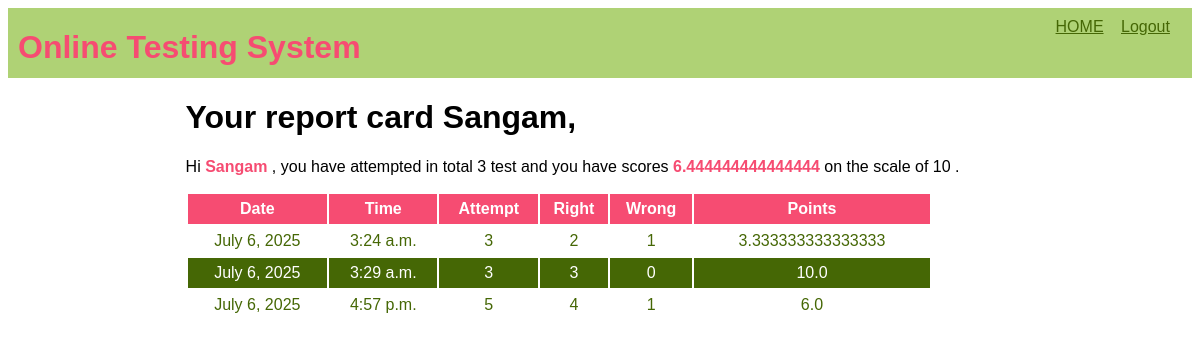
Screenshot of /Ots/test-history (signed in) with the database file from the repository.
### Ots/models.py (models this page shows)
class Candidate(models.Model):
    username=models.CharField(primary_key=True,max_length=20)
    password=models.CharField(null=False,max_length=30)
    name=models.CharField(null=False,max_length=30)
    test_attempt=models.IntegerField(default=0)
    points=models.FloatField(default=0.0)

class Result(models.Model):
    resultid=models.BigAutoField(primary_key=True,auto_created=True)
    username=models.ForeignKey(Candidate,on_delete=models.CASCADE)
    date=models.DateField(auto_now=True)
    time=models.TimeField(auto_now=True)
    attempt=models.IntegerField()
    right=models.IntegerField()
    wrong=models.IntegerField()
    points=models.FloatField()

### Ots/views.py (the view)
# urls.py: path('test-history',testResultHistory,name='testHistory'),
def testResultHistory(request):
    if 'name' not in request.session.keys():
        res=HttpResponseRedirect("login")
    candidate=Candidate.objects.filter(username=request.session['username'])
    results=Result.objects.filter(username_id=candidate[0].username)
    context={'candidate':candidate[0],'results':results}
    res=render(request,'candidate_history.html',context)
    return res

### Ots/templates/candidate_history.html (shortened to what this page needs)
{% extends 'main.html' %}
{% block top%}
<a href="{% url 'Ots:home' %}">HOME</a>
<a href="{% url 'Ots:logout' %}">Logout</a>
{% endblock %}
{%block content%}
<h1>Your report card {{candidate.name}},</h1>
<p>Hi <span class="special">{{candidate.name}}</span> , you have attempted in total <span class="sepcial"> {{candidate.test_attempt}} </span> test and you have scores <span class="special"> {{candidate.points}} </span> on the scale of 10 .</p>
<table>
    <tr>
        <th>Date</th>
        <th>Time</th>
        <th>Attempt</th>
        <th>Right</th>
        <th>Wrong</th>
        <th>Points</th>
    </tr>
    {% for r in results %}
    <tr>
        <td>{{r.date}}</td>
        <td>{{r.time}}</td>
        <td>{{r.attempt}}</td>
        <td>{{r.right}}</td>
        <td>{{r.wrong}}</td>
        <td>{{r.points}}</td>
    </tr>
    {% endfor %}
</table>
{%endblock content%}

### Ots/static/theme.css (style rules this page uses)
* { font-family: 'Gill Sans', 'Gill Sans MT', Calibri, 'Trebuchet MS', sans-serif; }
.top div.menu a { color: #456705; display: inline-block; min-width: 51px; margin-right: 10px; }
table { width: 90%; }
table tr:nth-child(odd) { background-color: #456705; color: white; height: 30px; }
table tr:nth-child(even) { background-color: white; color: #456705; height: 30px; }
table th { background-color: #f64c72; }
table td { text-align: center; }
span.special { color:#f64c72; font-weight: bold; }

### rows the page displays
Candidate: name "Sangam", test_attempt "3", points "6.444444444444444"
Result: date "July 6, 2025", time "3:24 a.m.", attempt "3", right "2", wrong "1", points "3.333333333333333"
Result: date "July 6, 2025", time "3:29 a.m.", attempt "3", right "3", wrong "0", points "10.0"
Result: date "July 6, 2025", time "4:57 p.m.", attempt "5", right "4", wrong "1", points "6.0"
